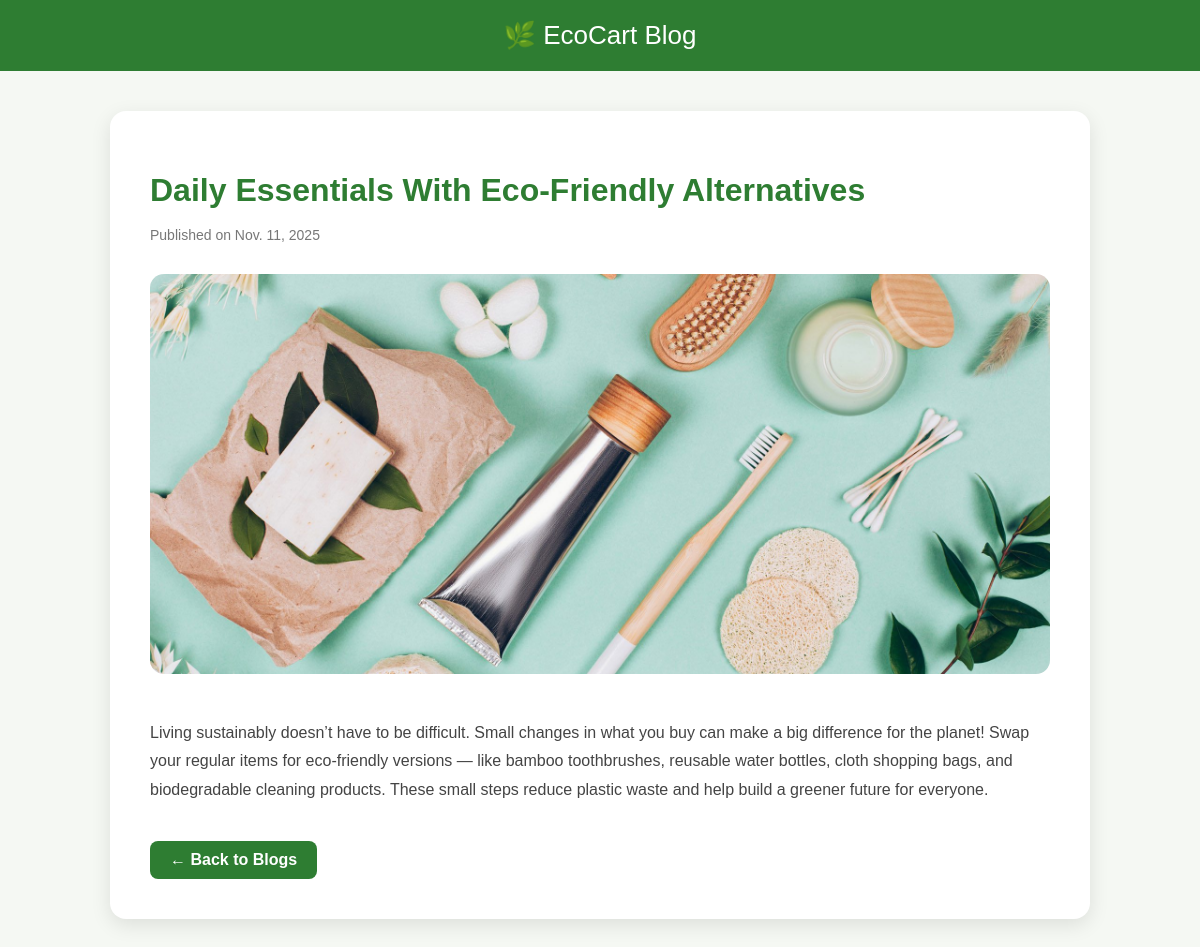
The app's page /blog-detail/1/, older data.
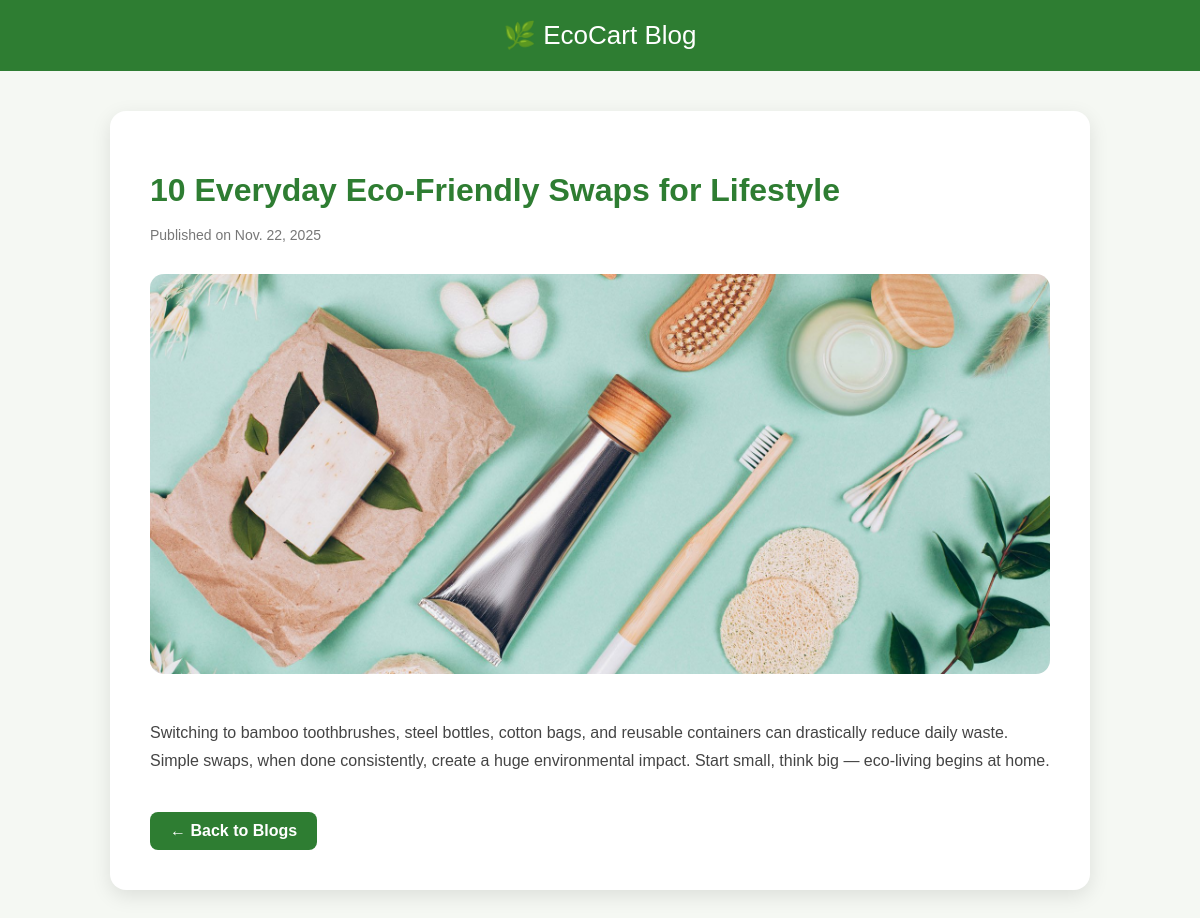
The same page, newer data.
### app/models.py (models this page shows, shortened)
class Blog(models.Model):
    title = models.CharField(max_length=200)
    image = models.ImageField(upload_to='blog_images/', null=True, blank=True)
    author = models.CharField(max_length=100, default='EcoCart Team')
    date = models.DateField(auto_now_add=True)
    content = models.TextField()

### app/views.py (the view)
# urls.py: path('blog-detail/<int:blog_id>/', views.blog_detail, name='blog_detail'),
def blog_detail(request, blog_id):
    blog = get_object_or_404(Blog, id=blog_id)
    return render(request, 'blog_detail.html', {'blog': blog})

### templates/blog_detail.html (shortened to what this page needs)
<!DOCTYPE html>
<html lang="en">
<head>
</head>
<body>
    <header>🌿 EcoCart Blog</header>
    <div class="container">
        <h1>{{ blog.title }}</h1>
        <p class="date">Published on {{blog.date}}</p>
        {% if blog.image %}
        <img src="{{ blog.image.url }}" alt="{{ blog.title }}">
        {% endif %}
        <p>{{ blog.content }}</p>
        <a href="{% url 'blog' %}" class="back">← Back to Blogs</a>
    </div>
</body>
</html>

Row changes from the older to the newer data that the page shows:
changed Blog: title "Daily Essentials With Eco-Friendly Alternatives" → "10 Everyday Eco-Friendly Swaps for Lifestyle"; date "Nov. 11, 2025" → "Nov. 22, 2025"; content "Living sustainably doesn’t have to be difficult. Small changes in what you buy can make a big difference for the planet! Swap your regular items for eco-friendly versions — like bamboo toothbrushes, reusable water bottles, cloth shopping bags, and biodegradable cleaning products. These small steps reduce plastic waste and help build a greener future for everyone." → "Switching to bamboo toothbrushes, steel bottles, cotton bags, and reusable containers can drastically reduce daily waste. Simple swaps, when done consistently, create a huge environmental impact. Start small, think big — eco-living begins at home."
